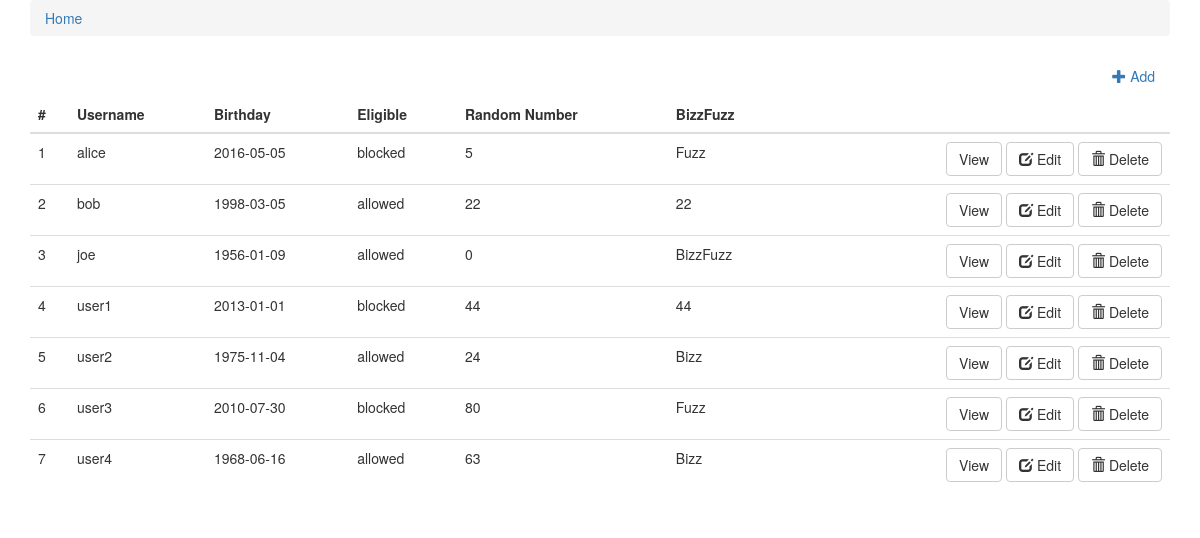
The page / on the database its author committed.
### accounts/models.py (models this page shows)
class UserProfile(AbstractBaseUser, PermissionsMixin):
    username = models.CharField(max_length=40, unique=True, db_index=True)
    birthday = models.DateField()
    random_number = models.IntegerField(validators=[MinValueValidator(1), MaxValueValidator(100)])
    objects = UserProfileManager()
    USERNAME_FIELD = 'username'
    REQUIRED_FIELDS = ['birthday']
    class Meta:
        swappable = 'AUTH_USER_MODEL'

### accounts/views.py (the view)
# urls.py: url(r'^$', views.index, name='index'),
def index(request):
    users = UserProfile.objects.all()
    message = request.session.get('message', None)
    info = request.session.get('info', None)
    warning = request.session.get('warning', None)
    alert = request.session.get('alert', None)
    request.session['message'] = None
    request.session['info'] = None
    request.session['warning'] = None
    request.session['alert'] = None
    return render(request, 'accounts/index.html', {
        'users': users,
        'message': message,
        'info': info,
        'warning': warning,
        'alert': alert
    })

### accounts/templatetags/bizzfuzz.py (called while the page is built)
@register.tag
def bizzfuzz(parser, token):
    try:
        tag_name, random_number = token.split_contents()
    except ValueError: # pragma: no cover
        raise template.TemplateSyntaxError("%r tag requires a single argument" % token.contents.split()[0])
    return BizzFuzzNode(random_number)

    def render(self, context):
        random_number = self.random_number.resolve(context)
        out = ''
        if random_number % 3 == 0:
            out += 'Bizz'
        if random_number % 5 == 0:
            out += 'Fuzz'
        if out == '':
            out = random_number
        return out

### accounts/templatetags/eligible.py (called while the page is built)
@register.tag
def eligible(parser, token):
    try:
        tag_name, birthday = token.split_contents()
    except ValueError: # pragma: no cover
        raise template.TemplateSyntaxError("%r tag requires a single argument" % token.contents.split()[0])
    return EligibleNode(birthday)

    def render(self, context):
        birthday = self.birthday.resolve(context)
        td = relativedelta(date.today(), birthday)
        return td.years > 13 and 'allowed' or 'blocked'

### templates/accounts/index.html (shortened to what this page needs)
{% extends 'base.html' %}
{% load eligible %}
{% load bizzfuzz %}
{% block content %}
    <ul class="nav nav-pills pull-right">
        <li><a href="{% url 'add' %}"><i class="glyphicon glyphicon-plus"></i> Add</a></li>
    </ul>
    <table class="table">
        <thead>
        <tr>
            <th>#</th>
            <th>Username</th>
            <th>Birthday</th>
            <th>Eligible</th>
            <th>Random Number</th>
            <th>BizzFuzz</th>
            <th></th>
        </tr>
        </thead>
        <tbody>
        {% for user in users %}
            <tr>
                <td>{{ user.id }}</td>
                <td>{{ user.username }}</td>
                <td>{{ user.birthday|date:"Y-m-d" }}</td>
                <td>{% eligible user.birthday %}</td>
                <td>{{ user.random_number }}</td>
                <td>{% bizzfuzz user.random_number %}</td>
                <td style="text-align: right">
                    <a href="{% url 'details' user.id %}" class="btn btn-default">View</a>
                    <a href="{% url 'edit' user.id %}" class="btn btn-default"><i
                            class="glyphicon glyphicon-edit"></i> Edit</a>
                    <button data-href="{% url 'del' user.id %}" class="btn btn-default" data-toggle="modal"
                            data-target="#deleteUserModal" onclick="return preDelete(this)">
                        <i class="glyphicon glyphicon-trash"></i> Delete
                    </button>
                </td>
            </tr>
        {% endfor %}
        </tbody>
    </table>
{% endblock %}

### templates/base.html (shortened to what this page needs)
<!DOCTYPE html>
<html lang="en">
<head>
    <link rel="stylesheet" href="//maxcdn.bootstrapcdn.com/bootstrap/3.2.0/css/bootstrap.min.css">
    <link rel="stylesheet" href="//cdn.rawgit.com/Eonasdan/bootstrap-datetimepicker/master/build/css/bootstrap-datetimepicker.min.css">
</head>
<body>
<div class="container">
    <ol class="breadcrumb">
        <li><a href="/">Home</a></li>
    </ol>
    {% block content %}{% endblock %}
</div>
</body>
</html>

### rows shown on the page
UserProfile: id "1", username "alice", birthday "2016-05-05", birthday "blocked", random_number "5", random_number "Fuzz"
UserProfile: id "2", username "bob", birthday "1998-03-05", birthday "allowed", random_number "22"
UserProfile: id "3", username "joe", birthday "1956-01-09", birthday "allowed", random_number "0", random_number "BizzFuzz"
UserProfile: id "4", username "user1", birthday "2013-01-01", birthday "blocked", random_number "44"
UserProfile: id "5", username "user2", birthday "1975-11-04", birthday "allowed", random_number "24", random_number "Bizz"
UserProfile: id "6", username "user3", birthday "2010-07-30", birthday "blocked", random_number "80", random_number "Fuzz"
UserProfile: id "7", username "user4", birthday "1968-06-16", birthday "allowed", random_number "63", random_number "Bizz"
